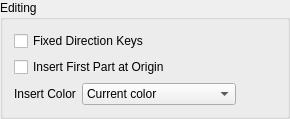
        <widget class="QGroupBox" name="EditingGroup">
         <property name="title">
          <string>Editing</string>
         </property>
         <layout class="QGridLayout" name="EditingLayout">
          <item row="0" column="0" colspan="2">
           <widget class="QCheckBox" name="fixedDirectionKeys">
            <property name="toolTip">
             <string>Move parts along fixed model axes instead of view-relative directions.</string>
            </property>
            <property name="text">
             <string>Fixed Direction Keys</string>
            </property>
           </widget>
          </item>
          <item row="2" column="0">
           <widget class="QLabel" name="InsertColorModeLabel">
            <property name="toolTip">
             <string>Choose the color given to newly inserted parts: the current color, the color of the selected part, or the color of the last inserted part.</string>
            </property>
            <property name="text">
             <string>Insert Color</string>
            </property>
            <property name="buddy">
             <cstring>InsertColorMode</cstring>
            </property>
           </widget>
          </item>
          <item row="2" column="1">
           <widget class="QComboBox" name="InsertColorMode">
            <property name="accessibleName">
             <string>Insert Color</string>
            </property>
            <property name="toolTip">
             <string>Choose the color given to newly inserted parts: the current color, the color of the selected part, or the color of the last inserted part.</string>
            </property>
            <item>
             <property name="text">
              <string>Current color</string>
             </property>
            </item>
            <item>
             <property name="text">
              <string>Selected part color</string>
             </property>
            </item>
            <item>
             <property name="text">
              <string>Last inserted part color</string>
             </property>
            </item>
           </widget>
          </item>
          <item row="1" column="0" colspan="2">
           <widget class="QCheckBox" name="FirstPartAtOrigin">
            <property name="toolTip">
             <string>Place the first part of an empty model at 0, 0, 0 instead of where it is dropped.</string>
            </property>
            <property name="text">
             <string>Insert First Part at Origin</string>
            </property>
           </widget>
          </item>
          <item row="0" column="2">
           <spacer name="EditingSpacer">
            <property name="orientation">
             <enum>Qt::Horizontal</enum>
            </property>
            <property name="sizeHint" stdset="0">
             <size>
              <width>40</width>
              <height>20</height>
             </size>
            </property>
           </spacer>
          </item>
         </layout>
        </widget>
